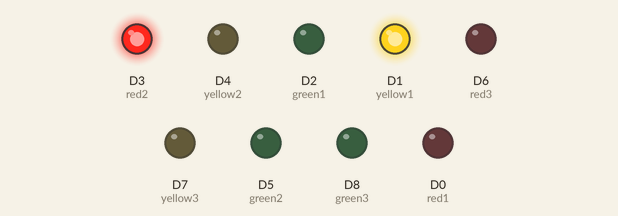
Bench run of a sketch on a simulated ESP8266 (NodeMCU). On the bench: output pins drawn as LEDs (lit = HIGH).

Above: at 0.5 s.
At 3.5 s:
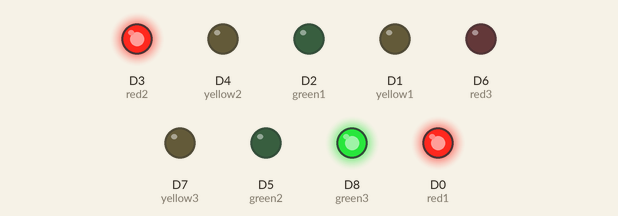
At 6.5 s:
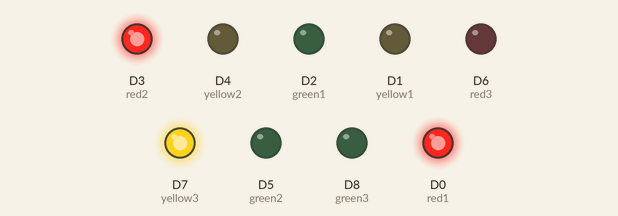
At 9.5 s:
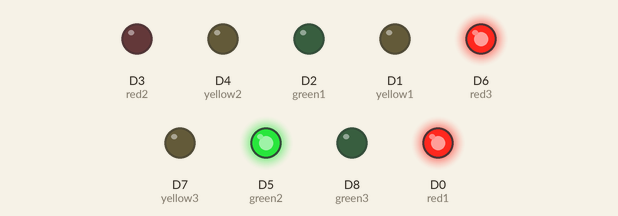
At 12.5 s:
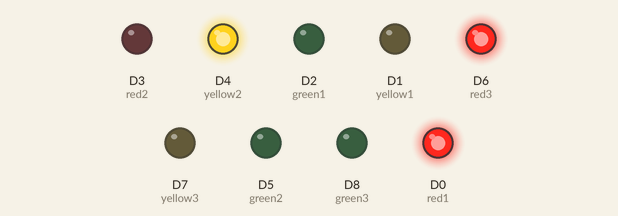
At 15.5 s:
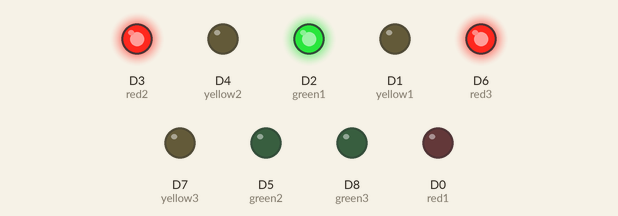
Timing chart, 0 to 20.7 s (numbered marks = the images above):
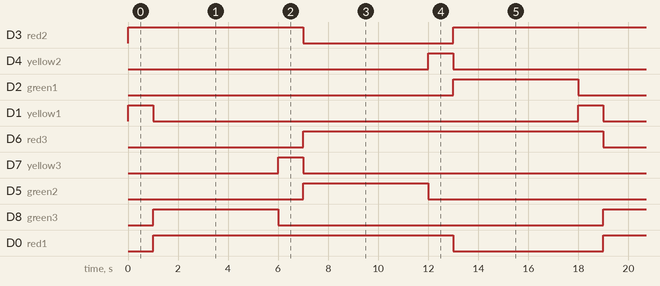

Measured:
- by itself, D3 (red2): goes HIGH 7.0 s, LOW 6.0 s, HIGH 12.0 s, LOW 6.0 s, then HIGH
- by itself, D4 (yellow2), D1 (yellow1), D7 (yellow3): alternates HIGH for 1.0 s and LOW for 17.0 s
- by itself, D2 (green1), D5 (green2), D8 (green3): alternates HIGH for 5.0 s and LOW for 13.0 s
- by itself, D6 (red3), D0 (red1): alternates HIGH for 12.0 s and LOW for 6.0 s

The sketch:

LampuLalulintas.ino
```cpp
#define red1 D0
#define yellow1 D1
#define green1 D2
#define red2 D3
#define yellow2 D4
#define green2 D5
#define red3 D6
#define yellow3 D7
#define green3 D8

void setup() {
  pinMode(red1, OUTPUT);
  pinMode(yellow1, OUTPUT);
  pinMode(green1, OUTPUT);
  pinMode(red2, OUTPUT);
  pinMode(yellow2, OUTPUT);
  pinMode(green2, OUTPUT);
  pinMode(red3, OUTPUT);
  pinMode(yellow3, OUTPUT);
  pinMode(green3, OUTPUT);
}

void loop() {
  // Transition move to Traffic 1 to 3
  digitalWrite(green1, LOW);
  digitalWrite(red2, HIGH);
  digitalWrite(yellow1, HIGH);
  delay(1000);

  //Traffic 3 Run
  digitalWrite(yellow1, LOW);
  digitalWrite(red3, LOW);
  digitalWrite(red1, HIGH);
  digitalWrite(red2, HIGH);
  digitalWrite(green3, HIGH);
  delay(5000);

  //Transition move to Traffic 3 to 2
  digitalWrite(green3, LOW);
  digitalWrite(yellow3, HIGH);
  delay(1000);

  //Trafic 2 Run
  digitalWrite(yellow3, LOW);
  digitalWrite(red2, LOW);
  digitalWrite(red3, HIGH);
  digitalWrite(green2, HIGH);
  delay(5000);

  //Transition move to Traffic 2 to 1
  digitalWrite(green2, LOW);
  digitalWrite(yellow2, HIGH);
  delay(1000);

  //Trafic 1 Run
  digitalWrite(yellow2, LOW);
  digitalWrite(red1, LOW);
  digitalWrite(red2, HIGH);
  digitalWrite(green1, HIGH);
  delay(5000);
}
```
